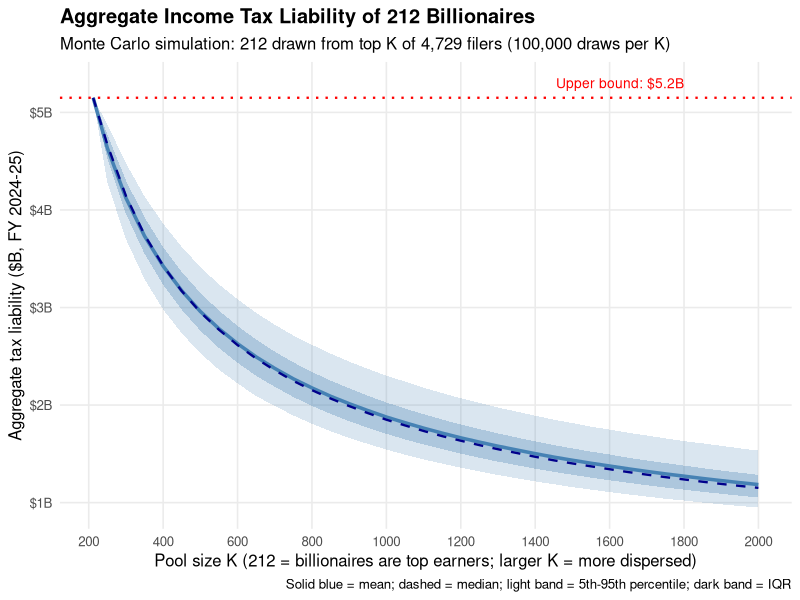
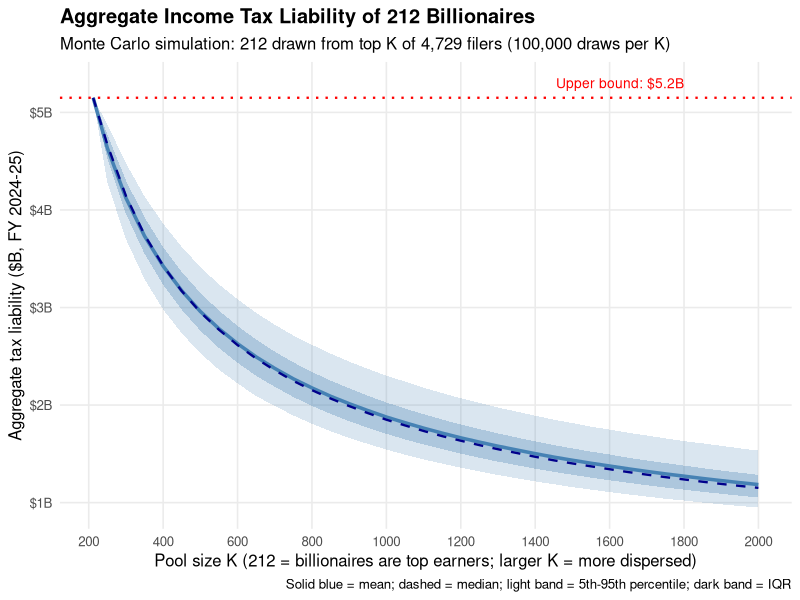

These figures' R source, in order:
# Billionaire Tax Act: Monte Carlo Simulation for 
# Date: March  2026
# Purpose: Simulate plausible outcomes for income taxes paid. 
# =============================================================================
# PART 0: Load Packages
# =============================================================================
library(dplyr)
library(ggplot2)
library(ggthemes)

# Set seed
set.seed(2026)

# Set working directory (update as needed)
setwd("~/Documents/GitHub/wealth_tax")

################################################################################
# Monte Carlo Simulation: Billionaire Income Tax Contributions
# 
# Purpose: Estimate the aggregate CA income tax liability of 212 billionaires
#          under the assumption that they are NOT necessarily the top 212
#          earners in the $10M+ AGI bracket, but are instead randomly
#          distributed across the top K positions (K = 212, ..., 2000).
#
# Approach:
#   1. Fit a Pareto distribution to the upper tail of the CA AGI distribution
#      using published FTB data (TY 2023).
#   2. Generate a Pareto-implied income schedule for all 4,729 filers in the
#      $10M+ bracket.
#   3. For each value of K (212, 250, 300, ..., 2000):
#        - Draw 212 positions uniformly at random from ranks 1:K
#        - Sum the Pareto-implied tax liabilities at those positions
#        - Repeat 100,000 times
#   4. Report mean, median, 5th/95th percentiles for each K.
#   5. Scale from TY 2023 to FY 2024-25.
#
# Authors: Rauh, Jaros, Kearney, Doran, Cosso
# Date: March 2026
################################################################################

library(ggplot2)

set.seed(42)

# =============================================================================
# 1. DATA AND PARETO FIT
# =============================================================================

# FTB published cumulative filer counts above AGI thresholds (TY 2023)
thresholds <- c(1e6, 2e6, 3e6, 4e6, 5e6, 10e6)
filer_counts <- c(131400, 43900, 24700, 16700, 12200, 4729)

# OLS on log-linearized Pareto survival function: ln(N) = ln(A) - alpha * ln(y)
fit <- lm(log(filer_counts) ~ log(thresholds))
alpha <- -coef(fit)[2]
ln_A  <- coef(fit)[1]
A     <- exp(ln_A)
r_sq  <- summary(fit)$r.squared

cat(sprintf("Pareto fit: alpha = %.4f, R-squared = %.4f\n", alpha, r_sq))
cat(sprintf("Paper reports: alpha = 1.44, R-squared = 0.999\n\n"))

# =============================================================================
# 2. GENERATE PARETO-IMPLIED INCOME SCHEDULE
# =============================================================================

# Total filers in $10M+ bracket
n_filers <- 4729

# Bracket parameters
bracket_tax_ty23 <- 11.1  # $B, total tax liability in bracket (TY 2023)

# For a Pareto distribution with survival function N(y) = A * y^(-alpha),
# the income at rank r (r=1 is highest) is:
#   y_r = (A / r)^(1/alpha)
#
# The share of total bracket income attributable to rank r is:
#   y_r / sum(y_i for i=1..n)
#
# Under Pareto, tax liability is approximately proportional to income
# (all filers are in the top 13.3% bracket), so:
#   tax_r / total_bracket_tax = y_r / sum(y_i)

ranks <- 1:n_filers
incomes <- (A / ranks)^(1 / alpha)

# Normalize to get each filer's share of total bracket tax
income_shares <- incomes / sum(incomes)
tax_by_rank <- income_shares * bracket_tax_ty23  # $B per filer

# Verification: top 212 share
top_212_share <- sum(income_shares[1:212])
top_212_tax   <- sum(tax_by_rank[1:212])
cat(sprintf("Verification:\n"))
cat(sprintf("  Top 212 share of bracket income: %.1f%%\n", top_212_share * 100))
cat(sprintf("  Top 212 tax liability (TY 2023): $%.2fB\n", top_212_tax))
cat(sprintf("  Paper formula S(212,4729) check:  %.1f%%\n", (212/4729)^((alpha-1)/alpha) * 100))
cat(sprintf("\n"))

# =============================================================================
# 3. SCALING FACTOR: TY 2023 → FY 2024-25
# =============================================================================

# Total PIT in TY 2023: bracket was 11.4% of total
total_pit_ty23 <- bracket_tax_ty23 / 0.114  # ~$97.4B
total_pit_fy25 <- 130.0  # $B, FY 2024-25
scale_factor   <- total_pit_fy25 / total_pit_ty23

cat(sprintf("Scaling: TY2023 total PIT = $%.1fB, FY24-25 = $%.0fB, factor = %.4f\n\n",
            total_pit_ty23, total_pit_fy25, scale_factor))

# =============================================================================
# 4. MONTE CARLO SIMULATION
# =============================================================================

n_billionaires <- 212
n_sims         <- 100000

# Sweep K from 212 to 2000
K_values <- c(212, seq(250, 2000, by = 50))

# Pre-allocate results
results <- data.frame(
  K        = integer(),
  mean     = numeric(),
  median   = numeric(),
  p05      = numeric(),
  p10      = numeric(),
  p25      = numeric(),
  p75      = numeric(),
  p90      = numeric(),
  p95      = numeric(),
  sd       = numeric()
)

cat("Running Monte Carlo simulations...\n")

for (K in K_values) {
  
  # For each simulation: draw 212 ranks from 1:K without replacement,
  # sum their tax liabilities
  sim_totals <- replicate(n_sims, {
    drawn_ranks <- sample(1:K, size = n_billionaires, replace = FALSE)
    sum(tax_by_rank[drawn_ranks])
  })
  
  results <- rbind(results, data.frame(
    K      = K,
    mean   = mean(sim_totals),
    median = median(sim_totals),
    p05    = quantile(sim_totals, 0.05),
    p10    = quantile(sim_totals, 0.10),
    p25    = quantile(sim_totals, 0.25),
    p75    = quantile(sim_totals, 0.75),
    p90    = quantile(sim_totals, 0.90),
    p95    = quantile(sim_totals, 0.95),
    sd     = sd(sim_totals)
  ))
  
  if (K %% 500 == 0 || K == 212) {
    cat(sprintf("  K = %4d: mean = $%.2fB, median = $%.2fB, [p05 = $%.2fB, p95 = $%.2fB]\n",
                K, mean(sim_totals), median(sim_totals),
                quantile(sim_totals, 0.05), quantile(sim_totals, 0.95)))
  }
}

cat("\nDone.\n\n")

# =============================================================================
# 5. SCALE TO FY 2024-25
# =============================================================================

results$mean_fy25   <- results$mean   * scale_factor
results$median_fy25 <- results$median * scale_factor
results$p05_fy25    <- results$p05    * scale_factor
results$p10_fy25    <- results$p10    * scale_factor
results$p25_fy25    <- results$p25    * scale_factor
results$p75_fy25    <- results$p75    * scale_factor
results$p90_fy25    <- results$p90    * scale_factor
results$p95_fy25    <- results$p95    * scale_factor

# =============================================================================
# 6. SUMMARY TABLE
# =============================================================================

cat("=================================================================\n")
cat("RESULTS: Aggregate Tax Liability of 212 Billionaires (FY 2024-25)\n")
cat("=================================================================\n")
cat(sprintf("%-6s %10s %10s %10s %10s\n", "K", "Mean($B)", "Median($B)", "P05($B)", "P95($B)"))
cat(paste(rep("-", 50), collapse = ""), "\n")

for (i in 1:nrow(results)) {
  cat(sprintf("%-6d %10.2f %10.2f %10.2f %10.2f\n",
              results$K[i],
              results$mean_fy25[i],
              results$median_fy25[i],
              results$p05_fy25[i],
              results$p95_fy25[i]))
}

# Print the upper bound (K=212, deterministic)
cat(sprintf("\nUpper bound (K=212, deterministic): $%.2fB (FY 24-25)\n",
            top_212_tax * scale_factor))

# =============================================================================
# 7. PLOT
# =============================================================================

p <- ggplot(results, aes(x = K)) +
  # Confidence band: 5th to 95th percentile
  geom_ribbon(aes(ymin = p05_fy25, ymax = p95_fy25), 
              fill = "steelblue", alpha = 0.2) +
  # Interquartile range
  geom_ribbon(aes(ymin = p25_fy25, ymax = p75_fy25), 
              fill = "steelblue", alpha = 0.3) +
  # Mean line
  geom_line(aes(y = mean_fy25), color = "steelblue", linewidth = 1.2) +
  # Median line
  geom_line(aes(y = median_fy25), color = "darkblue", linewidth = 0.8, 
            linetype = "dashed") +
  # Reference: upper bound (top 212 = top 212)
  geom_hline(yintercept = top_212_tax * scale_factor, 
             color = "red", linetype = "dotted", linewidth = 0.8) +
  annotate("text", x = 1800, y = top_212_tax * scale_factor + 0.15,
           label = sprintf("Upper bound: $%.1fB", top_212_tax * scale_factor),
           color = "red", size = 3.5, hjust = 1) +
  labs(
    title = "Aggregate Income Tax Liability of 212 Billionaires",
    subtitle = "Monte Carlo simulation: 212 drawn from top K of 4,729 filers (100,000 draws per K)",
    x = "Pool size K (212 = billionaires are top earners; larger K = more dispersed)",
    y = "Aggregate tax liability ($B, FY 2024-25)",
    caption = "Solid blue = mean; dashed = median; light band = 5th-95th percentile; dark band = IQR"
  ) +
  scale_x_continuous(breaks = seq(200, 2000, by = 200)) +
  scale_y_continuous(labels = function(x) paste0("$", x, "B")) +
  theme_minimal(base_size = 12) +
  theme(
    plot.title = element_text(face = "bold"),
    panel.grid.minor = element_blank()
  )

ggsave("billionaire_tax_monte_carlo.pdf", p, width = 10, height = 6.5)
ggsave("billionaire_tax_monte_carlo.png", p, width = 10, height = 6.5, dpi = 300)

cat("\nPlots saved: billionaire_tax_monte_carlo.pdf / .png\n")

# =============================================================================
# 8. EXPORT RESULTS
# =============================================================================

write.csv(results, "monte_carlo_results.csv", row.names = FALSE)
cat("Results saved: monte_carlo_results.csv\n")

# =============================================================================
# 9. KEY TAKEAWAYS FOR PAPER
# =============================================================================

cat("\n=================================================================\n")
cat("KEY NUMBERS FOR SECTION 5.1.1\n")
cat("=================================================================\n")
cat(sprintf("Upper bound (Pareto, K=212):     $%.2fB (FY 24-25)\n",
            top_212_tax * scale_factor))

# Find the K where mean ≈ Splinter lower bound ($4.9B)
splinter_target <- 4.9
closest_idx <- which.min(abs(results$mean_fy25 - splinter_target))
cat(sprintf("Splinter lower bound ($4.9B) ≈ K = %d (mean = $%.2fB)\n",
            results$K[closest_idx], results$mean_fy25[closest_idx]))

# Report a few key K values
for (K_report in c(500, 750, 1000, 1500, 2000)) {
  row <- results[results$K == K_report, ]
  if (nrow(row) > 0) {
    cat(sprintf("K = %4d: mean = $%.2fB, 90%% CI = [$%.2fB, $%.2fB]\n",
                K_report, row$mean_fy25, row$p05_fy25, row$p95_fy25))
  }
}
